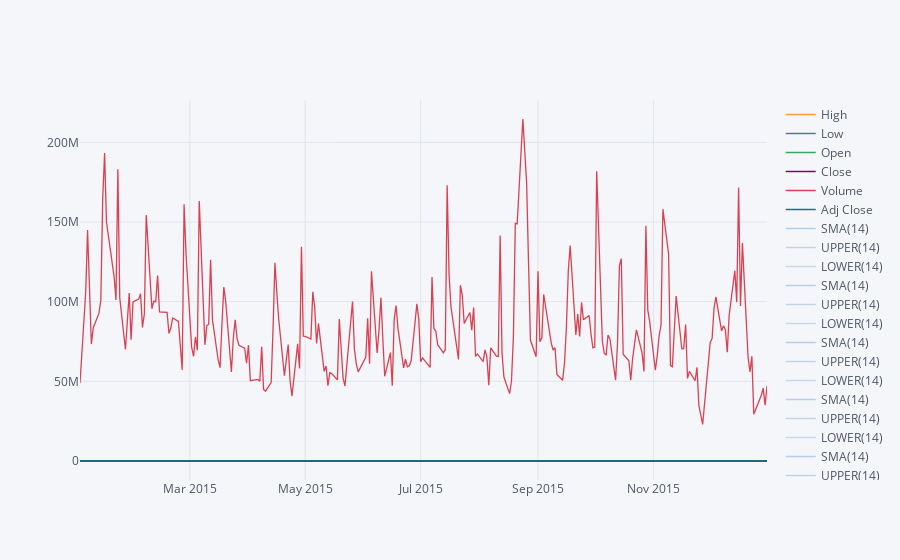

Source (notebook cell):
### Markdown cell above
**Use .ta_plot(study='boll') to create a Bollinger Band Plot for Bank of America for the year 2015.**

### Code cell
bac2015.ta_plot(study='boll')

### Figure 1 — Plotly figure (JSON) as saved in the notebook; plotly's stock layout.template omitted (floating-point values rounded to 4 significant figures; data arrays with more than 128 entries replaced by an {"elided": "..."} marker saying what was removed)
{"data": [{"line": {"color": "rgba(255, 153, 51, 1.0)", "dash": "solid", "shape": "linear", "width": 1.3}, "mode": "lines", "name": "High", "text": "", "type": "scatter", "uid": "ad9c72ad-b422-4abf-8b71-1e5e0483423a", "x": {"elided": "252 str values"}, "y": {"elided": "252 float values"}}, {"line": {"color": "rgba(55, 128, 191, 1.0)", "dash": "solid", "shape": "linear", "width": 1.3}, "mode": "lines", "name": "Low", "text": "", "type": "scatter", "uid": "9c983281-e017-4147-82f0-745e92824d23", "x": {"elided": "252 str values"}, "y": {"elided": "252 float values"}}, {"line": {"color": "rgba(50, 171, 96, 1.0)", "dash": "solid", "shape": "linear", "width": 1.3}, "mode": "lines", "name": "Open", "text": "", "type": "scatter", "uid": "00519253-e077-404c-b0d5-ad517657eacb", "x": {"elided": "252 str values"}, "y": {"elided": "252 float values"}}, {"line": {"color": "rgba(128, 0, 128, 1.0)", "dash": "solid", "shape": "linear", "width": 1.3}, "mode": "lines", "name": "Close", "text": "", "type": "scatter", "uid": "f85375c5-05ff-4aee-9f93-9933d22ef59c", "x": {"elided": "252 str values"}, "y": {"elided": "252 float values"}}, {"line": {"color": "rgba(219, 64, 82, 1.0)", "dash": "solid", "shape": "linear", "width": 1.3}, "mode": "lines", "name": "Volume", "text": "", "type": "scatter", "uid": "200f17dd-e986-4d0b-b1a9-f79a7e28a459", "x": {"elided": "252 str values"}, "y": {"elided": "252 int values"}}, {"line": {"color": "rgba(0, 128, 128, 1.0)", "dash": "solid", "shape": "linear", "width": 1.3}, "mode": "lines", "name": "Adj Close", "text": "", "type": "scatter", "uid": "f0f2fadb-fe69-45db-9b70-c61ced60d71f", "x": {"elided": "252 str values"}, "y": {"elided": "252 float values"}}, {"line": {"color": "rgba(55, 128, 191, 0.3333333333333333)", "dash": "solid", "shape": "linear", "width": 1.3}, "mode": "lines", "name": "SMA(14)", "text": "", "type": "scatter", "uid": "df085af9-b27c-49ca-ba42-4ce66a86ccb3", "x": {"elided": "252 str values"}, "y": {"elided": "252x6 mixed values"}}, {"line": {"color": "rgba(55, 128, 191, 0.2888888888888888)", "dash": "solid", "shape": "linear", "width": 1.3}, "mode": "lines", "name": "UPPER(14)", "text": "", "type": "scatter", "uid": "4c44a929-69cc-4ae1-a1fe-8fa1a65d9c7b", "x": {"elided": "252 str values"}, "y": {"elided": "252x6 mixed values"}}, {"line": {"color": "rgba(55, 128, 191, 0.2444444444444443)", "dash": "solid", "shape": "linear", "width": 1.3}, "mode": "lines", "name": "LOWER(14)", "text": "", "type": "scatter", "uid": "e83826e8-d7d7-4919-8954-0a360e85cd54", "x": {"elided": "252 str values"}, "y": {"elided": "252x6 mixed values"}}, {"line": {"color": "rgba(55, 128, 191, 0.3333333333333333)", "dash": "solid", "shape": "linear", "width": 1.3}, "mode": "lines", "name": "SMA(14)", "text": "", "type": "scatter", "uid": "6dc5240a-c5cf-4ffa-ac1e-d404c9f76db2", "x": {"elided": "252 str values"}, "y": {"elided": "252x6 mixed values"}}, {"line": {"color": "rgba(55, 128, 191, 0.2888888888888888)", "dash": "solid", "shape": "linear", "width": 1.3}, "mode": "lines", "name": "UPPER(14)", "text": "", "type": "scatter", "uid": "737c6284-41a0-4fb8-9ce8-d2d527b5a78d", "x": {"elided": "252 str values"}, "y": {"elided": "252x6 mixed values"}}, {"line": {"color": "rgba(55, 128, 191, 0.2444444444444443)", "dash": "solid", "shape": "linear", "width": 1.3}, "mode": "lines", "name": "LOWER(14)", "text": "", "type": "scatter", "uid": "8a7d5c76-8c33-4016-99dd-0e33583ca99e", "x": {"elided": "252 str values"}, "y": {"elided": "252x6 mixed values"}}, {"line": {"color": "rgba(55, 128, 191, 0.3333333333333333)", "dash": "solid", "shape": "linear", "width": 1.3}, "mode": "lines", "name": "SMA(14)", "text": "", "type": "scatter", "uid": "bbaeafb7-d0a8-43d4-bda4-19d6e364f4d4", "x": {"elided": "252 str values"}, "y": {"elided": "252x6 mixed values"}}, {"line": {"color": "rgba(55, 128, 191, 0.2888888888888888)", "dash": "solid", "shape": "linear", "width": 1.3}, "mode": "lines", "name": "UPPER(14)", "text": "", "type": "scatter", "uid": "44012e9d-1d09-4e52-af2e-0370f76d33c0", "x": {"elided": "252 str values"}, "y": {"elided": "252x6 mixed values"}}, {"line": {"color": "rgba(55, 128, 191, 0.2444444444444443)", "dash": "solid", "shape": "linear", "width": 1.3}, "mode": "lines", "name": "LOWER(14)", "text": "", "type": "scatter", "uid": "52806378-5e9c-403d-b88e-384289797811", "x": {"elided": "252 str values"}, "y": {"elided": "252x6 mixed values"}}, {"line": {"color": "rgba(55, 128, 191, 0.3333333333333333)", "dash": "solid", "shape": "linear", "width": 1.3}, "mode": "lines", "name": "SMA(14)", "text": "", "type": "scatter", "uid": "bdd5ba7f-73ee-4780-91f2-33d50df49407", "x": {"elided": "252 str values"}, "y": {"elided": "252x6 mixed values"}}, {"line": {"color": "rgba(55, 128, 191, 0.2888888888888888)", "dash": "solid", "shape": "linear", "width": 1.3}, "mode": "lines", "name": "UPPER(14)", "text": "", "type": "scatter", "uid": "d6bb18bb-ddc7-46d2-917d-88f1c6ad0bd3", "x": {"elided": "252 str values"}, "y": {"elided": "252x6 mixed values"}}, {"line": {"color": "rgba(55, 128, 191, 0.2444444444444443)", "dash": "solid", "shape": "linear", "width": 1.3}, "mode": "lines", "name": "LOWER(14)", "text": "", "type": "scatter", "uid": "24b73ae9-f8ad-49c4-aa92-503e4dec79ce", "x": {"elided": "252 str values"}, "y": {"elided": "252x6 mixed values"}}, {"line": {"color": "rgba(55, 128, 191, 0.3333333333333333)", "dash": "solid", "shape": "linear", "width": 1.3}, "mode": "lines", "name": "SMA(14)", "text": "", "type": "scatter", "uid": "62c93e4c-bbe9-4371-8779-eefc3d38f018", "x": {"elided": "252 str values"}, "y": {"elided": "252x6 mixed values"}}, {"line": {"color": "rgba(55, 128, 191, 0.2888888888888888)", "dash": "solid", "shape": "linear", "width": 1.3}, "mode": "lines", "name": "UPPER(14)", "text": "", "type": "scatter", "uid": "9109e52d-da8a-4230-82a7-cf16ba62e7c5", "x": {"elided": "252 str values"}, "y": {"elided": "252x6 mixed values"}}, {"line": {"color": "rgba(55, 128, 191, 0.2444444444444443)", "dash": "solid", "shape": "linear", "width": 1.3}, "mode": "lines", "name": "LOWER(14)", "text": "", "type": "scatter", "uid": "a94dfaf8-96ae-40cd-a858-92a53bd142c8", "x": {"elided": "252 str values"}, "y": {"elided": "252x6 mixed values"}}, {"line": {"color": "rgba(55, 128, 191, 0.3333333333333333)", "dash": "solid", "shape": "linear", "width": 1.3}, "mode": "lines", "name": "SMA(14)", "text": "", "type": "scatter", "uid": "13154676-bf48-481e-804b-7a2df797dcf7", "x": {"elided": "252 str values"}, "y": {"elided": "252x6 mixed values"}}, {"line": {"color": "rgba(55, 128, 191, 0.2888888888888888)", "dash": "solid", "shape": "linear", "width": 1.3}, "mode": "lines", "name": "UPPER(14)", "text": "", "type": "scatter", "uid": "2d8a4989-826c-40f6-8433-20c7a320c522", "x": {"elided": "252 str values"}, "y": {"elided": "252x6 mixed values"}}, {"line": {"color": "rgba(55, 128, 191, 0.2444444444444443)", "dash": "solid", "shape": "linear", "width": 1.3}, "mode": "lines", "name": "LOWER(14)", "text": "", "type": "scatter", "uid": "1e56c4a4-e196-42a4-8cd4-67f16dd2576d", "x": {"elided": "252 str values"}, "y": {"elided": "252x6 mixed values"}}], "layout": {"legend": {"bgcolor": "#F5F6F9", "font": {"color": "#4D5663"}}, "paper_bgcolor": "#F5F6F9", "plot_bgcolor": "#F5F6F9", "title": {"font": {"color": "#4D5663"}}, "xaxis": {"gridcolor": "#E1E5ED", "showgrid": true, "tickfont": {"color": "#4D5663"}, "title": {"font": {"color": "#4D5663"}, "text": ""}, "zerolinecolor": "#E1E5ED"}, "yaxis": {"gridcolor": "#E1E5ED", "showgrid": true, "tickfont": {"color": "#4D5663"}, "title": {"font": {"color": "#4D5663"}, "text": ""}, "zerolinecolor": "#E1E5ED"}}}
